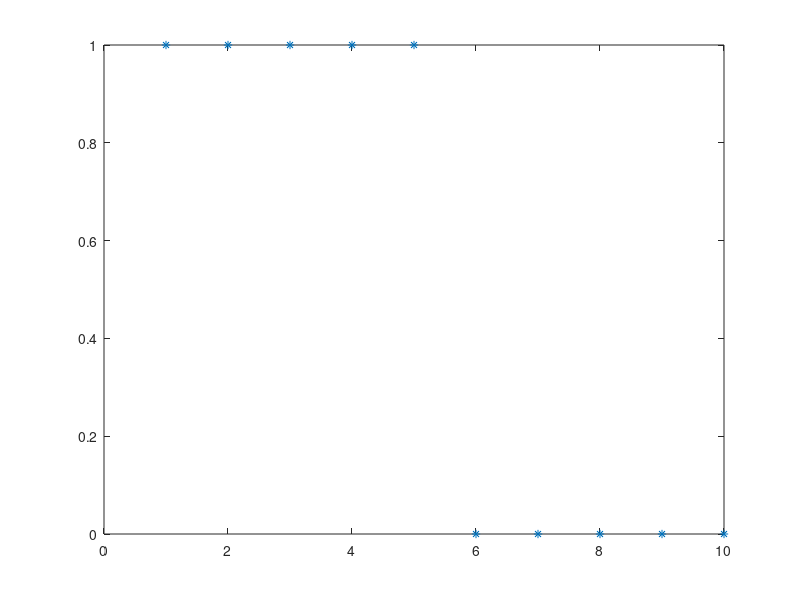

The MATLAB source for this figure: (Note: this script raises an error after producing the figure.)
% Feature Extraction and Image Processing 
% Mark S. Nixon & Alberto S. Aguado
%Chapter 2 Images, Sampling and the Frequency Domain CHAPTER2.M
 
disp ('Welcome to the Chapter2 script')
disp ('This worksheet is the companion to Chapter 2 and is an introduction.')
 
disp (' ')
disp ('The worksheet follows the text as close as Matlab allows and lets')
disp ('you process basic images.')
disp ('Let us start with a sampled pulse which is 1 for 5 sampling instants')
disp ('and zero for the last five')
 
%first, let us empty the memory
clear
 
%We'll define a sampled pulse which one for five samples and zero for four
p(1:10)=0;
for i=1:10
  if i<6 p(i)=1;
         else p(i)=0;
  end
end
 
disp ('Let us have a look at it')
disp ('When you are ready to move on, press RETURN')
subplot(1,1,1), plot(p, '*')
plotedit on
title ('A pulse of duration 5 samples')
xlabel ('sample number')
ylabel ('amplitude')
plotedit off
 
%Let's hold awhile so we can view it
pause;
 
disp ('Note that it is a set of points, as opposed to a continuous function')
disp ('This is because it is a sampled signal, sampled at regular times')
disp (' ')
disp ('We shall calculate its Fourier transform by invoking Matlabs Fourier')
disp ('transform routine. The Fourier transform tells us how much there is of')
disp ('a collection of sinewaves of increasing frequecy in the original')
disp ('signal. It is a bit like the graphic equaliser on some stereo sets:')
disp ('you can see how much low, middle and high frequency content in the')
disp ('channel you are listening to.')
 
Fp=fft(p);
 
disp ('This is actually a complex number, Fp=real+j*imaginary so we need')
disp (' to look at its magnitude and phase separately')
 
plot(abs(Fp), '*')
plotedit on
title ('Fourier transform of pulse')
xlabel ('frequency')
ylabel ('magnitude')
plotedit off
%Let's hold awhile so we can view it
pause;
 
disp ('This tells us how much of the original frequencies make up the')
disp ('original signal (the proportion in which they are added). The')
disp ('phase gives us timing information.')
 
plot(angle(Fp),'*')
plotedit on
title ('Fourier transform of pulse')
xlabel ('frequency')
ylabel ('phase')
plotedit off
%Let's hold awhile so we can view it
pause;
 
disp ('In fact, let us look at the frequencies that made up the original')
disp ('signal. We can see that the is a lot of the first harmonic, but')
disp ('little of the third.')
for i=1:10
h1(i)=real(Fp(1)*exp(complex(0,i*pi/10)));
h2(i)=real(Fp(2)*exp(complex(0,2*i*pi/10)));
h3(i)=real(Fp(3)*exp(complex(0,3*i*pi/10)));
h4(i)=real(Fp(4)*exp(complex(0,4*i*pi/10)));
end
subplot(2,2,1), plot(h1, '*')
plotedit on, title ('First harmonic'), xlabel ('Time'), plotedit off
subplot(2,2,2), plot(h2, '*')
plotedit on, title ('Second harmonic'), xlabel('Time'), plotedit off
subplot(2,2,3), plot(h3, '*')
plotedit on, title ('Third harmonic'), xlabel ('Time'), plotedit off
subplot(2,2,4), plot(h4, '*')
plotedit on, title ('Fourth harmonic'), xlabel('Time'), plotedit off
pause
 
 
disp (' ')
disp ('Since we know how much of each sinewave we need, and when they')
disp ('happened then we can reconstruct the original signal. This is')
disp ('the inverse Fourier transform')
 
newp=ifft(Fp);
 
subplot (1,1,1)
plot(real(newp),'*')
plotedit on
title ('Reconstructed pulse')
xlabel ('sample number')
ylabel ('amplitude')
plotedit off
%Let's hold awhile so we can view it
pause;
 
disp ('We are there! We can decompose a signal into its frequency components,')
disp ('and not lose any information in the process. We shall later see how')
disp ('the frequency domain representation allows us to process the image ')
disp ('in ways we cannot see intuitively.')
disp (' ')
disp ('We shall first look at some transform pairs. First, the transform')
disp ('of a sinewave is a single value in the frequency domain, at the')
disp ('at the frequency of the sinwave')
 
for i=1:200
  p(i)=cos(i*pi/10);
end
 
plot(p,'*')
plotedit on
title ('10 cycles of a sinewave')
xlabel ('sample number')
ylabel ('amplitude')
plotedit off
pause
 
disp ('And for its Fourier transform')
 
Fp=fft(p);
plot(abs(Fp),'*')
plotedit on
title ('Fourier transform of sinewave')
xlabel ('frequency')
ylabel ('magnitude')
plotedit off
pause
disp ('So there is a peak at a frequency of 10 and this fits nicely with')
disp ('the original sinal. There is also a peak at 190 - this is actually')
disp ('a peak at -10, and negative frequency is a mathematical nicety')
disp ('In fact, the spectrum (frequency response) exists between -100 and')
disp ('100 units of frequency')
 
sigma=10;
disp ('A Gaussian waveform is')
for i=1:200
  g(i)=exp(-((i-100)*(i-100))/(2*sigma*sigma));
end
 
plot(g,'*')
plotedit on
title ('Gaussian waveform')
xlabel ('sample number')
ylabel ('amplitude')
plotedit off
pause
 
disp (' ')
disp ('The Fourier transform of a Gaussian is')
Fg=fft(g);
plot(abs(Fg),'*')
plotedit on
title ('Fourier transform of Gaussian')
xlabel ('frequency')
ylabel ('magnitude')
plotedit off
pause
disp ('In fact, as the Gaussian waveform becomes flatter, with increasing')
disp ('variance, the transform becomes thinner. This is the inverse')
disp ('relationship between time and frequency.')
disp (' ')
sigma = input('Currently, the standard deviation=10. Try a new value (e.g.1)');
for i=1:200   
    newg(i)=exp(-((i-100)^2)/(2*sigma*sigma));
end
disp ('Do you expect the result you get? Tap return when ready')
subplot(2,2,1), plot(g, '*')
 
plotedit on, title ('Original Gaussian'), xlabel ('Time'), plotedit off
subplot(2,2,2), plot(abs(fft(g)), '*')
plotedit on, title ('Original transform'), xlabel('Frequency'), plotedit off
subplot(2,2,3), plot(newg, '*')
plotedit on, title ('Your Gaussian'), xlabel ('Time'), plotedit off
subplot(2,2,4), plot(abs(fft(newg)), '*')
plotedit on, title ('Your transform'), xlabel('Frequency'), plotedit off
pause
 
disp (' ')
disp ('Let us look at some transforms of images. First, we shall use an')
disp ('image of vertical lines')
 
pic=[0  100  0  0  100  0  0  0;...
     0  100  0  0  100  0  0  0;...
     0  100  0  0  100  0  0  0;...
     0  100  0  0  100  0  0  0;...
     0  100  0  0  100  0  0  0;...
     0  100  0  0  100  0  0  0;...
     0  100  0  0  100  0  0  0;...
     0  100  0  0  100  0  0  0]
 
%As a reminder, pixels are addressed in row-column format. 
%Using x for the horizontal axis (a column count), and y for the vertical axis (a row count)
% then picture points are addressed as pic(y,x).
 
%We'll set the output display to black and white
colormap(gray);
 
disp ('We shall now view the array as an image')
subplot(1,1,1), imagesc(pic);
plotedit on, title ('Image of vertical line'), plotedit off
 
pause;
 
disp ('so what is its transform?')
 
Fpic=fft2(pic);
imagesc(abs(Fpic))
plotedit on, title ('Transform of image of lines'), plotedit off
pause
 
disp ('This tells us that things only change along the horizontal axis')
disp ('That is of course, perfectly right. It is constant along the')
disp ('vertical axis. If we swap the image round, so it is horizontal')
 
tpic=transpose(pic);
imagesc(tpic)
plotedit on, title ('Transposed lines'), plotedit off
pause
 
disp ('Then the transform just shows up vertical change, not horizontal')
Fpic=fft2(tpic);
subplot(1,2,1), imagesc(tpic)
plotedit on, title ('Image of horizontal lines'), plotedit off
subplot(1,2,2), imagesc(abs(Fpic))
plotedit on, title ('Transform of horizontal lines'), plotedit off
pause
 
disp ('Let us use an image of a square.')
pic=[1  2  3  4  1  1  2  1;...
     2  2  3  2  1  2  2  1;...
     3  1 38 39 37 36  3  1;...
     4  1 45 44 41 42  2  1;...
     1  2 43 44 40 39  1  3;...
     2  1 39 41 42 40  2  1;...
     1  2  1  2  2  3  1  1;...
     1  2  1  3  1  1  4  2]
disp ('Then the transform shows change along the vertical and horizontal axes')
 
Fpic=F_transform(pic);
subplot(1,2,1), imagesc(pic)
plotedit on, title ('Image of square'), plotedit off
subplot(1,2,2), imagesc(abs(Fpic))
plotedit on, title ('Transform of square'), plotedit off
pause
 
disp (' ')
disp ('Unfortunately, the d.c. component has been placed at the corners of')
disp ('the image, by the Fourier process. It is usually easier to visualise')
disp ('the 2D transform if it is in the middle. We can acieve this by using')
disp ('the function rearrange')
disp ('Now you will see the low frequency at the centre and high frequency')
disp ('at the edges')
Fpic=fft2(rearrange(pic));
subplot(1,2,1), imagesc(pic)
plotedit on, title ('Image of square'), plotedit off
subplot(1,2,2), imagesc(log(abs(Fpic)))
%we take the log to compress the range so that we can see it
plotedit on, title ('Rearranged transform of square'), plotedit off
pause
 
disp ('Now let us look at a proper image and its Fourier transform')
colormap(gray) 
pic=imread('dandelion.png');
%images are stored as integers, so we need to double them for Matlab
%we also need to ensure we have a greyscale, not three colour planes 
pic=double(pic(:,:,1));
 
Fpic=fft2(rearrange(pic));
subplot(1,2,1), imagesc(pic)
plotedit on, title ('Image'), plotedit off
subplot(1,2,2), imagesc(log(abs(Fpic)))
plotedit on, title ('Rearranged Fourier transform'), plotedit off
pause
 
disp (' ')
disp ('Apart from showing how much frequency content there is in an image')
disp ('the Fourier transform also has some important properties. The first')
disp ('of these is called shift invariance. The magnitude spectrum does')
disp ('not change when the image is shifted. So let us look')
 
shifted=shift(pic,0,50);
subplot(2,2,1), imagesc(pic)
plotedit on, title ('Image'), plotedit off
subplot(2,2,2), imagesc(shifted)
plotedit on, title ('Image shifted and wrapped'), plotedit off
subplot(2,2,3), imagesc(log(abs(fft2(rearrange(pic)))))
plotedit on, title ('Transformed original'), plotedit off
subplot(2,2,4), imagesc(log(abs(fft2(rearrange(shifted)))))
plotedit on, title ('Transformed shifted'), plotedit off
pause
 
disp (' ')
disp ('That is not entirely convincing. Let us find the maximum difference')
disp ('between the two images. It is')
 
%check it out, check it out: why don't we need to rearrange it?
max(max(log(abs(fft2(shifted)))-log(abs(fft2(pic)))))
%you got it: we ain't displaying it!
 
disp ('That is exactly right, very close to nothing. The difference is in')
disp ('the phase. This is to be expected, as the phase tells us when')
disp ('things happen')
 
subplot(2,2,1), imagesc(angle(fft2(rearrange(pic))))
plotedit on, title ('Phase of original'), plotedit off
subplot(2,2,2), imagesc(angle(fft2(rearrange(shifted))))
plotedit on, title ('Phase of shifted and wrapped'), plotedit off
subplot(2,2,3), imagesc(log(abs(fft2(rearrange(pic)))))
plotedit on, title ('Transformed original'), plotedit off
subplot(2,2,4), imagesc(log(abs(fft2(rearrange(shifted)))))
plotedit on, title ('Transformed shifted'), plotedit off
pause
 
disp (' ')
disp ('Let us check the minimum difference in phase (in radians)')
max(max(angle(fft2(shifted))-angle(fft2(pic))))
disp ('That is enough: it is clearly not zero! (It is nearly 2*pi!)')
 
disp (' ')
disp ('So let us consider rotation. The transpose is a 90 degree rotation')
subplot(2,2,1), imagesc(pic)
plotedit on, title ('Original'), plotedit off
subplot(2,2,2), imagesc(transpose(pic))
plotedit on, title ('Transposed original'), plotedit off
subplot(2,2,3), imagesc(log(abs(fft2(rearrange(pic)))))
plotedit on, title ('Transformed original'), plotedit off
subplot(2,2,4), imagesc(log(abs(fft2(rearrange(transpose(pic))))))
plotedit on, title ('Transformed transposed'), plotedit off
pause
 
disp ('Yes, the transform rotates when the original image is rotated.')
disp ('The transform also scales (inversely) with distance, but we shall')
disp ('show that here')
 
disp (' ')
disp ('There are other transforms, an infinite number in fact. That keeps')
disp ('the mathematicians happy! It also gives us the discrete cosine')
disp ('transform (DCT) which is used widely in coding (MPEG, JPEG etc.)')
disp ('It is widely used as the transform information is most compact')
disp ('There is also a Hartley transform, which omits the complex')
disp ('arithmetic of the Fourier transform. After waiting for computation')
disp ('to take place, as these are not fast versions, the (real) images are:')

%for speed, we'll read in a much smaller image
pic=imread('dandelionsmall.png');
pic=double(pic(:,:,1));

subplot(2,2,1), imagesc(pic)
plotedit on, title ('Original'), plotedit off
subplot(2,2,2), imagesc(log(abs(fft2(rearrange(pic)))))
plotedit on, title ('Fourier transform'), plotedit off
d=dct(pic);
subplot(2,2,3), imagesc(d)
plotedit on, title ('Discrete cosine transform'), plotedit off
h=Hartley(pic);
subplot(2,2,4), imagesc(h)
plotedit on, title ('Hartley transform'), plotedit off
pause
 
disp (' ')
disp ('One of the advantages of a fequency domain calculation is access to')
disp ('frequency components. That means we can selectively filter the')
disp ('transform and the invert it to get a filtered image. By filtering')
disp ('out the high frequencies, we keep the low ones. This is a low-pass')
disp ('filter. We shall use a routine that keeps points within a circle')
disp ('centred on the origin.')
 
subplot (1,1,1)
filtered=low_filter(fft2(rearrange(pic)),5);
imagesc(log(abs(filtered)+0.0001))
plotedit on, title ('Low-pass filtered Fourier transform'), plotedit off
pause
 
disp ('And when we inverse Fourier transform, we get the low frequencies')
disp ('which give us a blurred image.')
 
imagesc(abs(ifft2(filtered)));
plotedit on, title ('Low-pass filtered image'), plotedit off
pause
 
disp (' ')
disp ('Alternatively, we can do high-pass filtering which removes')
disp (' the low frequencies to leave just the high ones. These ')
disp ('are where the image changes quickly, at the edges of features.')

filtered=high_filter(fft2(rearrange(pic)),3);
subplot(1,2,1), imagesc(abs(filtered))
plotedit on, title ('High pass filtered transform'), plotedit off
subplot(1,2,2), imagesc(abs(ifft2(filtered)))
plotedit on, title ('High pass filtered image'), plotedit off
pause
 
disp ('OK, we are done for now. The frequency domain is well worth more study. Enjoy!!')
 

